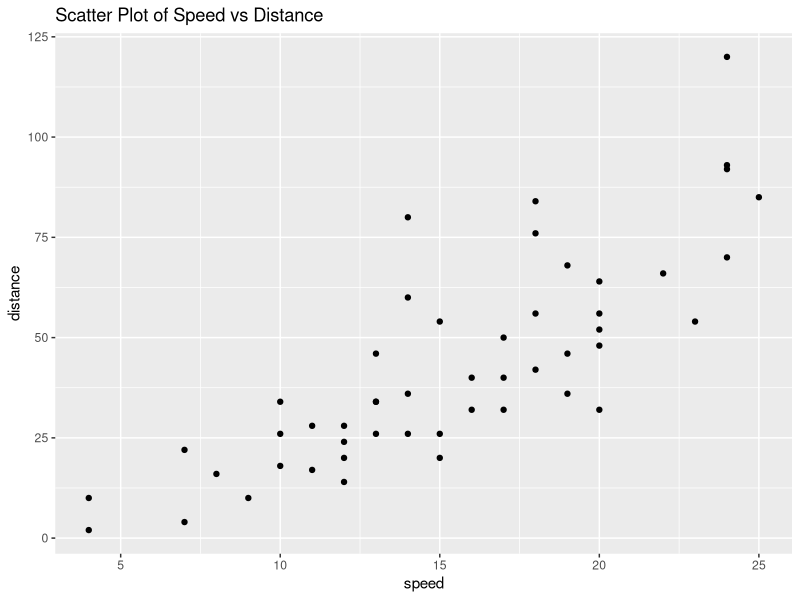
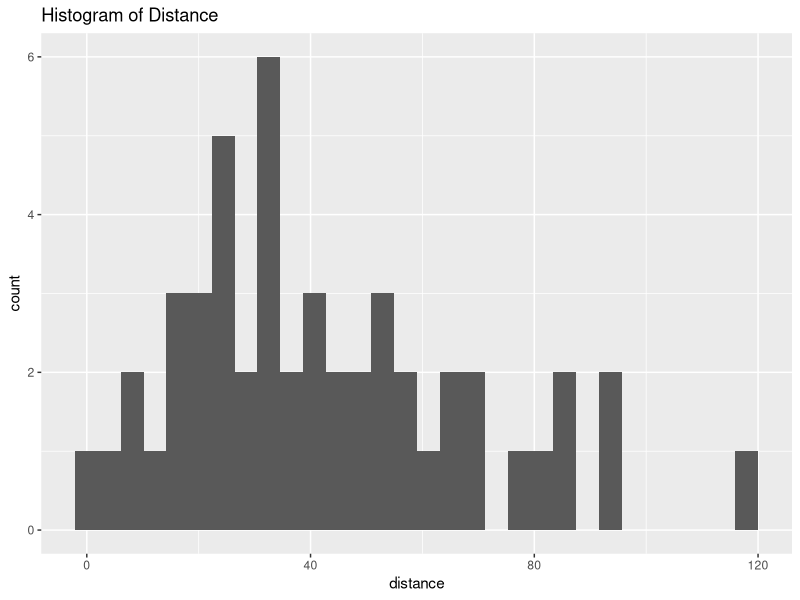
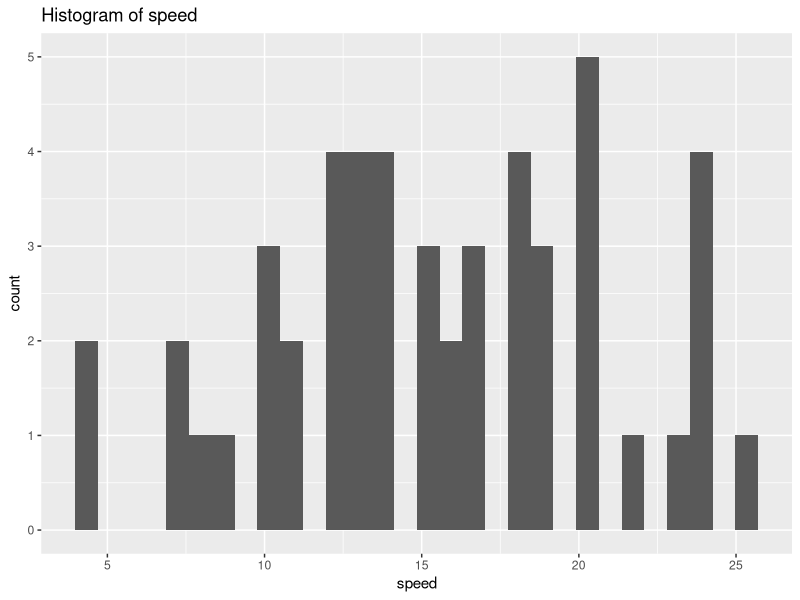
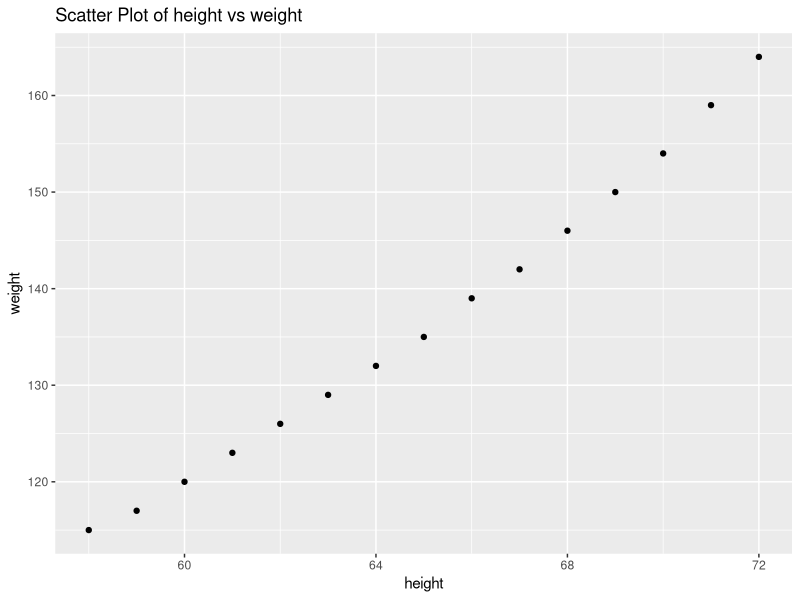
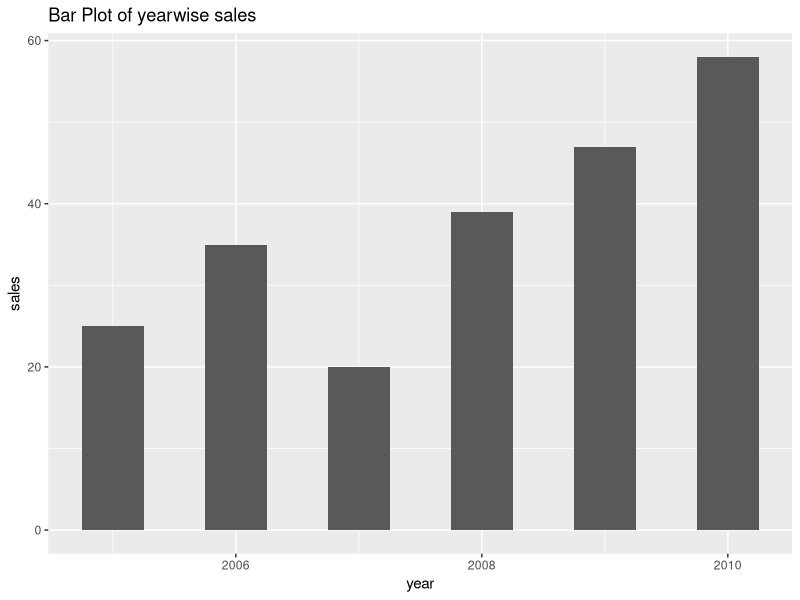
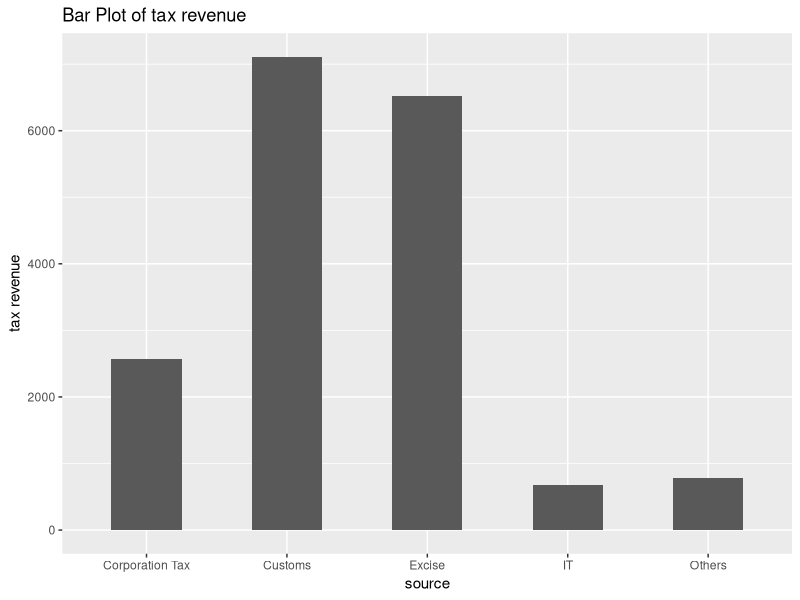
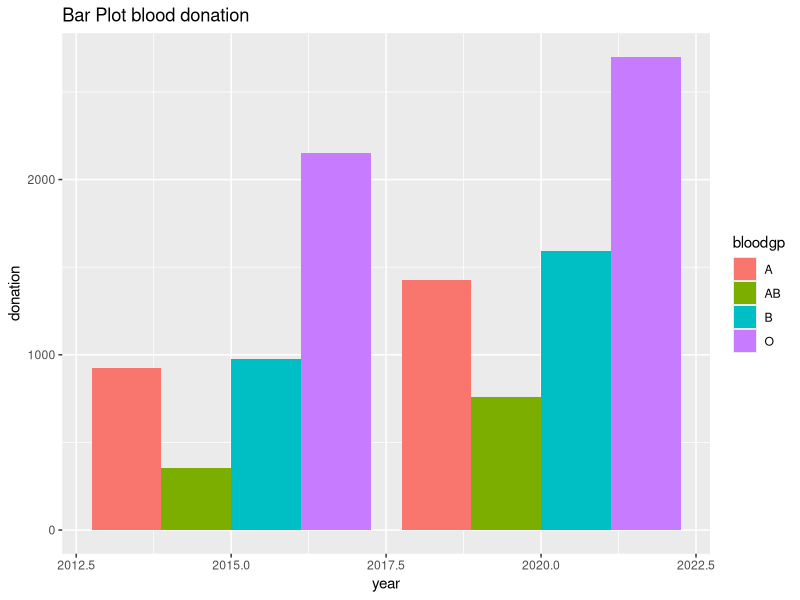
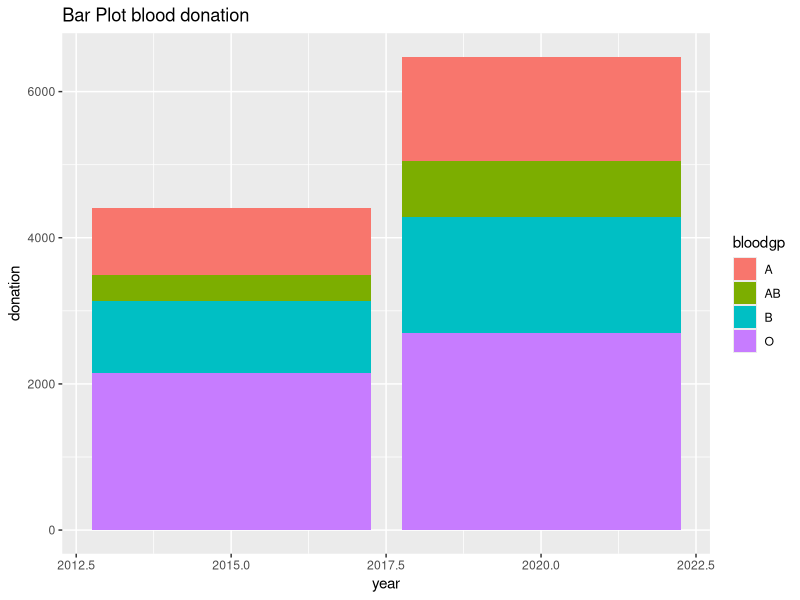

Generate these figures, in order, with R:
##### Pract1
##### Data Exploration & Cleaning #######
#1
rm(list=ls())
Z=c(14.5,16.7,18.8,10.3,NA,11.5,19.5,20.6)
mean(Z)
Z[is.na(Z)]=mean(Z,na.rm=TRUE)
Z
mean(Z)
var(Z)
class(Z)
str(Z)
dim(Z)

#2
rm(list=ls())
ht=c(5.1,5.3,4.10,5.6,6.1,5.2,NA,4.5)
wt=c(70,69,55,65,110,NA,60,52)
ht1=na.omit(ht)
wt1=na.omit(wt)
mean(ht1)
var(ht1)
mean(wt1)
var(wt1)
ht[is.na(ht)]=mean(ht,na.rm=TRUE)
wt[is.na(wt)]=mean(wt,na.rm=TRUE)
mean(ht)
var(ht)
mean(wt)
var(wt)
#We notice that after imputation the mean remains the same, but the variance reduces
cor(ht,wt)

#3
rm(list = ls())
data("cars")
help(cars)
attach(cars)
class(cars)
str(cars)
dim(cars)
head(cars)
tail(cars)

#4
rm(list = ls())
data("attenu")
help("attenu")
attach(attenu)
class(attenu)
str(attenu)
dim(attenu)
head(attenu)
tail(attenu)


#5
rm(list = ls())
data("airquality")
help("airquality")
attach(airquality)
class(airquality)
str(airquality)
dim(airquality)
head(airquality)
tail(airquality)

aq=na.omit(airquality)
summary(aq)

Ozone[is.na(Ozone)]=mean(Ozone,na.rm=TRUE)
Solar.R[is.na(Solar.R)]=mean(Solar.R,na.rm=TRUE)
Wind[is.na(Wind)]=mean(Wind,na.rm=TRUE)
Temp[is.na(Temp)]=mean(Temp,na.rm=TRUE)
Month[is.na(Month)]=mean(Month,na.rm=TRUE)
Day[is.na(Day)]=mean(Day,na.rm=TRUE)
aqi=data.frame(Ozone,Solar.R,Wind,Temp,Month,Day)
summary(aqi)
cor(Ozone,Solar.R)

##### Pract2
#1
rm(list = ls())
library(ggplot2)
data("cars")
ggplot(cars,aes(x = speed, y = dist))+geom_point()+xlab("speed")+ylab("distance")+ggtitle("Scatter Plot of Speed vs Distance")
ggplot(cars,aes(x = dist))+geom_histogram()+xlab("distance")+ggtitle("Histogram of Distance")
ggplot(cars,aes(x = speed))+geom_histogram()+xlab("speed")+ggtitle("Histogram of speed")

#2
rm(list = ls())
data("women")
ggplot(women,aes(x = height, y = weight))+geom_point()+xlab("height")+ylab("weight")+ggtitle("Scatter Plot of height vs weight")
#ggplot(women,aes(x = height))+geom_histogram()+xlab("weight")+ggtitle("Histogram of weight")

#3
rm(list = ls())
year=2005:2010
sales=c(25,35,20,39,47,58)
data1=data.frame(year,sales)
ggplot(data1,aes(x = year,y = sales))+geom_bar(stat = "identity",width = 0.5)+xlab("year")+ylab("sales")+ggtitle("Bar Plot of yearwise sales")

#4
rm(list = ls())
source1=c("Excise","Customs","Corporation Tax","IT","Others")
taxrev1=c(6528,7109,2566,670,783)
data1=data.frame(source1,taxrev1)
ggplot(data1,aes(x = source1,y = taxrev1))+geom_bar(stat = "identity",width = 0.5)+xlab("source")+ylab("tax revenue")+ggtitle("Bar Plot of tax revenue")

#5
rm(list = ls())
year=c(rep(2015,4),rep(2020,4))
bloodgp=rep(c("O","A","B","AB"),2)
donation=c(2154,926,975,355,2700,1425,1590,760)
data1=data.frame(year,donation,bloodgp)
ggplot(data1,aes(x = year,y = donation,fill=bloodgp))+geom_bar(stat = "identity",position = "dodge")+ggtitle("Bar Plot blood donation")
ggplot(data1,aes(x = year,y = donation,fill=bloodgp))+geom_bar(stat = "identity",position = "stack")+ggtitle("Bar Plot blood donation")

#6
rm(list = ls())
year=2006:2010
hum=c(2810,3542,4301,5362,6593)
sci=c(890,1363,1662,2071,2752)
com=c(540,471,652,895,1113)
data1=data.frame(year,hum,sci,com)
year2=rep(year,3)
std=c(hum,sci,com)
fac=c(rep(c("Humanities"),5),rep(c("Science"),5),rep(c("Commerce"),5))
data2=data.frame(year2,std,fac)
ggplot(data1,aes(x = year,y = hum+sci+com))+geom_bar(stat = "identity")+xlab("year")+ylab("total no. of students")+ggtitle("Bar Plot of total no. of students")
ggplot(data2,aes(x = year2,y = std,fill=fac))+geom_bar(stat = "identity",position = "dodge")+ggtitle("Bar Plot no. of students in different depts")
ggplot(data2,aes(x = year2,y = std,fill=fac))+geom_bar(stat = "identity",position = "stack")+ggtitle("Bar Plot no. of students in different depts")

#7
rm(list=ls())
library(ggplot2)
data("airquality")
ggplot(airquality,aes(y=Wind)) + geom_boxplot() + ggtitle("Boxplot of wind")

#8
rm(list = ls())
data("diamonds")
ggplot(diamonds,aes(x=cut,y=price)) + geom_boxplot() + ggtitle("Boxplot of diamonds")

#9
rm(list=ls())
data("iris")
#windows(width = 4,height = 4)
ggplot(iris,aes(x=Species,y=Sepal.Length)) + geom_boxplot() + ggtitle("Boxplot of Sepal.Length")
ggplot(iris,aes(x=Species,y=Sepal.Width)) + geom_boxplot() + ggtitle("Boxplot of Sepal.Width")
ggplot(iris,aes(x=Species,y=Petal.Length)) + geom_boxplot() + ggtitle("Boxplot of Petal.Length")
ggplot(iris,aes(x=Species,y=Petal.Width)) + geom_boxplot() + ggtitle("Boxplot of Petal.Width")

##### Pract3
####### Simple Linear Regression - 1
#1
rm(list = ls())
data("anscombe")
attach(anscombe)
cor(x1,y1)
cor(x2,y2)
cor(x3,y3)
cor(x4,y4)
model1=lm(y1~x1);model1
model2=lm(y2~x2);model2
model3=lm(y3~x3);model3
model4=lm(y4~x4);model4
par(mfrow=c(2,2))
plot(x = x1,y = y1)
abline(model1)
plot(x = x2,y = y2)
abline(model2)
plot(x = x3,y = y3)
abline(model3)
plot(x = x4,y = y4)
abline(model4)
r1=model1$residuals
r2=model2$residuals
r3=model3$residuals
r4=model4$residuals

plot(predict(model1),r1,abline(h=0))
plot(predict(model2),r2,abline(h=0))
plot(predict(model3),r3,abline(h=0))
plot(predict(model4),r4,abline(h=0))
#From the residual plots we see that only the residuals in the 1st plot are randomly distributed, and in the other plots they follow some pattern. Hence. only the 1st model is adequate.

#2
rm(list = ls())
data("cars")
attach(cars)
cor.test(speed,dist)
# cor=0.8068949,  p-value = 1.49e-12, since p-value < 0.05 we reject H0:rho=0
model1=lm(dist~speed);model1
ggplot(cars,aes(x = speed,y = dist))+geom_point(size=2)+geom_smooth(method = "lm")
summary(model1)
summary(model1)$r.squared
confint(model1)
ggplot(NULL,aes(x = predict(model1),y = model1$residuals))+geom_point(size=2)+geom_hline(yintercept = c(0,0))
shapiro.test(model1$residuals)
qqnorm(model1$residuals)
qqline(model1$residuals)


########Pract4
######## SLR-2
rm(list=ls())
data("cars")
nrow(cars)
samp_size=floor(0.8*nrow(cars));samp_size
set.seed(123)
train_ind=sample(seq_len(nrow(cars)),size = samp_size);train_ind
train=cars[train_ind,]
test=cars[-train_ind,]
trainm=lm(train$dist~train$speed);trainm
summary(trainm)
Res_train=resid(trainm)
b0=coefficients(trainm)[1]
b1=coefficients(trainm)[2]
test_dist=b0+b1*test$speed;test_dist
#fitted values of the test set
Res_test=test$dist-test_dist
#Actual value - fitted value
var.test(Res_train,Res_test)
#H0: sigma1sq=sigma2sq <=> sigma1sq/sigma2sq=1
#Since p-value > 0.05 we do not reject H0
#Therefore, the model is a good fit.

#2
rm(list = ls())
library(ggplot2)
data("mtcars")
attach(mtcars)
mtcars
cor.test(mpg,hp)
# cor=-0.7761684,  p-value = 1.788e-07, since p-value < 0.05 we reject H0:rho=0
model1=lm(mpg~hp);model1
ggplot(mtcars,aes(x = hp,y = mpg))+geom_point(size=2)+geom_smooth(method = "lm")
summary(model1)
summary(model1)$r.squared
confint(model1)
ggplot(NULL,aes(x = predict(model1),y = model1$residuals))+geom_point(size=2)+geom_hline(yintercept = c(0,0))
#
shapiro.test(model1$residuals)
#Normality assumption is valid at 1% los but not valid at 5% los
qqnorm(model1$residuals)
qqline(model1$residuals)




nrow(mtcars)
samp_size=floor(0.75*nrow(mtcars));samp_size
set.seed(123)
train_ind=sample(seq_len(nrow(mtcars)),size = samp_size);train_ind
train=mtcars[train_ind,]
test=mtcars[-train_ind,]
trainm=lm(train$mpg~train$hp);trainm
summary(trainm)
Res_train=resid(trainm)
b0=coefficients(trainm)[1]
b1=coefficients(trainm)[2]
test_mpg=b0+b1*test$hp;test_mpg
#fitted values of the test set
Res_test=test$mpg-test_mpg
#Actual value - fitted value
var.test(Res_train,Res_test)
#H0: sigma1sq=sigma2sq <=> sigma1sq/sigma2sq=1
#Since p-value > 0.05 we do not reject H0
#Therefore, the model is a good fit.

####### Pract5
####### SLR-3
rm(list = ls())
data("airquality")
attach(airquality)
help("airquality")
#Daily air quality measurements in New York, May to September 1973.
class(airquality)
str(airquality)
dim(airquality)
head(airquality)
oz=Ozone
tem=Temp
oz[is.na(oz)]=mean(oz,na.rm = TRUE)    ###########################
tem[is.na(tem)]=mean(tem,na.rm = TRUE) ###########################
data1=data.frame(tem,oz)

library(ggplot2)
cor.test(oz,tem)
# cor=0.608742 ,  p-value < 2.2e-16, since p-value < 0.05 we reject H0:rho=0
model1=lm(oz~tem);model1
#model2=lm(tem~oz);model2

ggplot(data1,aes(x = tem,y = oz))+geom_point(size=2)+geom_smooth(method = "lm")

summary(model1)
summary(model1)$r.squared
confint(model1)
ggplot(NULL,aes(x = predict(model1),y = model1$residuals))+geom_point(size=2)+geom_hline(yintercept = c(0,0))
shapiro.test(rstandard(model1))$p.value
shapiro.test(rstudent(model1))$p.value
qqnorm(model1$residuals)
qqline(model1$residuals)
#Normality assumption is not valid


#2
rm(list = ls())
data("faithful")
attach(faithful)

help("faithful")
#Waiting time between eruptions and the duration of the eruption for the Old Faithful geyser in Yellowstone National Park, Wyoming, USA.
class(faithful)
str(faithful)
dim(faithful)
head(faithful)

y=eruptions
x=waiting
data1=data.frame(y,x)

cor.test(y,x)
# cor=0.9008112,  p-value < 2.2e-16, since p-value < 0.05 we reject H0:rho=0
model1=lm(y~x);model1
ggplot(faithful,aes(x = x,y = y))+geom_point(size=2)+geom_smooth(method = "lm")
summary(model1)
summary(model1)$r.squared
confint(model1)
ggplot(NULL,aes(x = predict(model1),y = model1$residuals))+geom_point(size=2)+geom_hline(yintercept = c(0,0))
shapiro.test(model1$residuals)
#Normality assumption is valid at 5% los
qqnorm(model1$residuals)
qqline(model1$residuals)

nrow(data1)
samp_size=floor(0.75*nrow(data1))#;samp_size
set.seed(123)
train_ind=sample(seq_len(nrow(data1)),size = samp_size)#;train_ind
train=data1[train_ind,]
test=data1[-train_ind,]
trainm=lm(train$y~train$x)#;trainm
#summary(trainm)
Res_train=resid(trainm)
b0=coefficients(trainm)[1]
b1=coefficients(trainm)[2]
test_y=b0+b1*test$x#;test_y
#fitted values of the test set
Res_test=test$y-test_y
#Actual value - fitted value
var.test(Res_train,Res_test)
#H0: sigma1sq=sigma2sq <=> sigma1sq/sigma2sq=1
#Since p-value > 0.05 we do not reject H0
#Therefore, the model is a good fit.




















